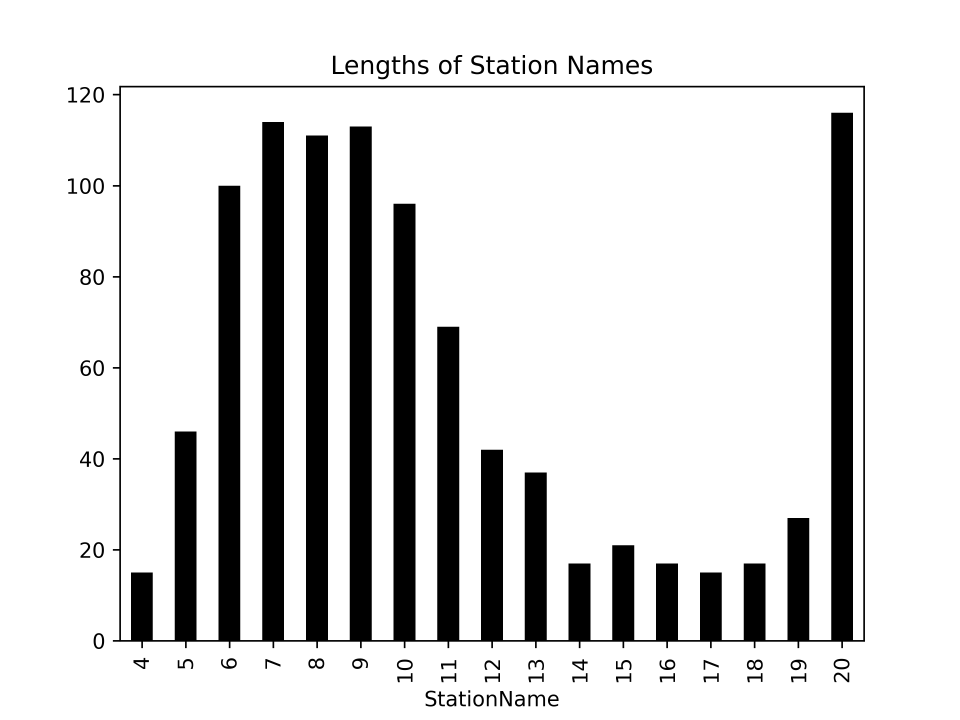
#> input picture img/(Ch01)Lengths of Station Names.png, 3840 x 2880 px, given in place of Konfuzius-1770.jpg, which was not available (shown at 1/4 size)
$ jupyter execute --allow-errors 03-Data_Ingestion-Other.ipynb   (shell and % lines are left out)   (text cells are left out)
#> lines starting #> are read from the running program, lines starting #| are printed output that depends on the picture; after the words box and inside, x2 and y2 are one past the last pixel; in counts of white or black regions, pixels touching at a corner belong together; pictures that were not available may be replaced by others from this repository, and a replacement may not be noted
### src/setup.py
import os
import io
import sys
import gzip
import re
import sqlite3
import dbm
from glob import glob
from datetime import datetime, date, timedelta
from pprint import pprint
from math import nan, inf, pi as π, e
import math
from random import seed, choice, randint, sample
from contextlib import contextmanager
from collections import namedtuple
from collections import Counter
from itertools import islice
from textwrap import fill
from dataclasses import dataclass, astuple, asdict, fields
import json
from jsonschema import validate, ValidationError
import simplejson
import requests
import numpy as np
import pandas as pd
from cycler import cycler
import matplotlib.pyplot as plt
from matplotlib.colors import ListedColormap
from matplotlib import cm
from matplotlib.patches import Polygon
from matplotlib.collections import PatchCollection
import seaborn as sns
import dask
import psycopg2
from sqlalchemy import create_engine

from sklearn.datasets import load_digits, load_breast_cancer
from sklearn.preprocessing import StandardScaler
from sklearn.preprocessing import MinMaxScaler
from sklearn.preprocessing import PolynomialFeatures
from sklearn.model_selection import train_test_split
from sklearn.neighbors import KNeighborsClassifier
from sklearn.ensemble import RandomForestClassifier
from sklearn.manifold import TSNE
from sklearn.preprocessing import PolynomialFeatures
from sklearn.feature_selection import RFECV, RFE

from pymongo import MongoClient

from IPython.display import Image as Show
import nltk

# Might use tokenization/stopwords
nltk.download('punkt', quiet=True)
#> (this line was passed over: nltk is not available in this run)
nltk.download('stopwords', quiet=True)
#> (this line was passed over: nltk is not available in this run)

# Do not display warnings
import warnings
warnings.simplefilter('ignore')

# Only show 8 rows from large DataFrame
pd.options.display.max_rows = 8
pd.options.display.min_rows = 8

# A bit of setup for monochrome book; not needed for most work
monochrome = (cycler('color', ['k', '0.5']) *
              cycler('linestyle', ['-', '-.', ':']))
plt.rcParams['axes.prop_cycle'] = monochrome
plt.rcParams['figure.dpi'] = 100
plt.rcParams['savefig.dpi'] = 600


# [23 lines left out: functions show_more_rows, connect_local, not called in this run]

# MongoDB conection
def connect_mongo():
    client = MongoClient(port=27017)
    return client


# Utility function
# [103 lines left out: functions random_phone, make_mongo_biz, make_dbm_biz, not called in this run]


def pprint_json(jstr):
    from json import dumps, loads
    print(dumps(loads(jstr),indent=2))


def print_err(err):
    print(err.__class__.__name__)
    print(fill(str(err)))


# [134 lines left out: functions not_valid, make_missing_pg, make_dask_data, dask_to_postgres, make_bad_amtrak, make_h5_hierarchy and 2 more, not called in this run]

# Load the digit data into namespace
digits = np.load('data/digits.npy')


# [28 lines left out: function show_digits, not called in this run]


kryptonite = pd.read_fwf('data/excited-kryptonite.fwf')

# [24 lines left out: function plot_kryptonite, not called in this run]

DTI = pd.DatetimeIndex
date_series = pd.Series(
            [-10, 1, 2, np.nan, 4],
            index=DTI(['2001-01-01',
                       '2001-01-05',
                       '2001-01-10',
                       '2001-02-01',
                       '2001-02-05']))


# [17 lines left out: function plot_filled_trend, not called in this run]


philly = 'data/philly_houses.json'
# [151 lines left out: functions make_philly_missing, make_cars, make_hair_lengths, add_typos, make_ssa_synthetic, not called in this run]

month_names = np.array("""
    January February March April May
    June July August September October
    November December""".split())

# [144 lines left out: functions make_birth_month, make_ssa_states, make_unscaled_features, plot_univariate_trends, read_glarp, get_digits, not called in this run]


grays10 = """
#000000 #DCDCDC #D3D3D3 #C0C0C0 #A9A9A9
#808080 #696969 #778899 #708090 #2F4F4F
""".split()

vivid = """
#476A2A #7851B8 #BD3430 #4A2D4E #875525
#A83683 #4E655E #853541 #3A3120 #535D8E
""".split()

# [17 lines left out: function plot_digits, not called in this run]

### 03-Data_Ingestion-Other.ipynb
[cell 1]
# # run as root in terminal
# Rscript -e 'install.packages("imager")'

#> (a cell that did not finish here is left out)

[cell 3]
# # run as root in the terminal
# apt install libx11-dev xorg-dev
# Rscript -e 'install.packages("imager")'

#> (a cell that did not finish here is left out)

[cell 5]
# Same string composed over two lines for layout
# XXXX substituted for actual ID because of discussed breakage
url2009 = ("https://en.wikipedia.org/w/index.php?"
           "title=2009_flu_pandemic&oldid=XXXX")

[cell 6]
headers = {
    'User-Agent': 'Mozilla/5.0 (Windows NT 10.0; Win64; x64; rv:58.0) Gecko/20100101 Firefox/58.0'
}

[cell 7]
url_http = ("https://en.wikipedia.org/w/index.php?"
            "title=List_of_HTTP_status_codes&oldid=947767948")

[cell 8]
import requests
#> (the rest of this cell did not finish here and is left out)

#> (a cell that did not finish here is left out)

[cell 10]
from bs4 import BeautifulSoup
#> (the rest of this cell did not finish here and is left out)

#> (a cell that did not finish here is left out)

[cell 12]
def find_dds_after(node):
    dds = []
    sib = node.next_sibling
    while True:     # Loop until a break
        # Last sibling within page section
        if sib is None:
            break
        # Text nodes have no element name
        elif not sib.name:
            sib = sib.next_sibling
            continue
        # A definition node
        if sib.name == 'dd':
            dds.append(sib)
            sib = sib.next_sibling
        # Finished <dd> the definition nodes
        else:
            break
    return dds

#> (a cell that did not finish here is left out)

[cell 14]
data = []
#> (the rest of this cell did not finish here and is left out)

#> (a cell that did not finish here is left out)

[cell 16]
# # run in terminal as root
# apt install lynx links

[cell 17]
# # run this in the terminal as root
# apt install poppler-utils

[cell 18]
from PIL import Image, ImageOps

#> (the rest of this cell did not finish here and is left out)

[cell 19]
# Courtesy name: Zhòngní (仲尼)
# "Kǒng Fūzǐ" (孔夫子) was coined by 16th century Jesuits
仲尼 = Image.open('img/Konfuzius-1770.jpg')
#> 仲尼 is the input picture: PIL image 3840x2880 RGBA; mean R, G, B, A 215.9, 215.9, 215.9, 255
#> (the rest of this cell did not finish here and is left out)

[cell 20]
# split the Confucius image into individual bands
source = 仲尼.split()
R, G, B = 0, 1, 2

# select regions where blue is less than 100
mask = source[B].point(lambda i: 255 if i < 100 else 0)
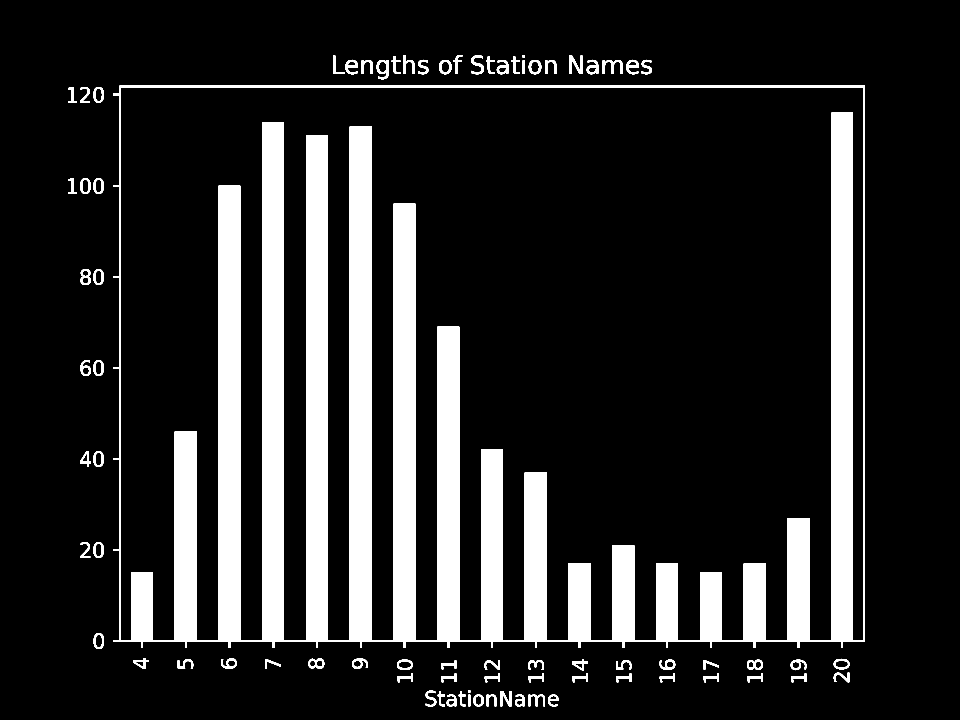
#> mask: PIL image 3840x2880 L (shown at 1/4 size); 15.4% white; 78 white regions, largest, box (x1, y1, x2, y2) and area: (452, 343, 3460, 2592) 1622640, (2276, 223, 2331, 296) 2031, (2411, 240, 2491, 296) 1819
source[R].paste(0, None, mask)
im = Image.merge(仲尼.mode, source)
im.save('img/(Ch03)Konfuzius-bluefilter.jpg')
ImageOps.scale(im, 0.5)

[cell 21]
ImageOps.scale(仲尼, 0.5)

[cell 22]
from PIL.ExifTags import TAGS

def get_exif(img):
    txtdata, bindata = dict(), dict()
    for tag_id in (exifdata := img.getexif()):
        # Lookup tag name from tag_id if available
        tag = TAGS.get(tag_id, tag_id)
        data = exifdata.get(tag_id)
        if isinstance(data, bytes):
            bindata[tag] = data
        else:
            txtdata[tag] = data
#> this loop made 0 passes
#> after the loop, bindata = 0 items; txtdata = 0 items
    return txtdata, bindata

[cell 23]
get_exif(仲尼)  # Zhòngní, i.e. Confucius

[cell 24]
# Could continue using multi-lingual variable names by
# choosing `Ленин`, `Ульянов` or `Мінск`
dqm = Image.open('img/DQM-with-Lenin-Minsk.jpg')
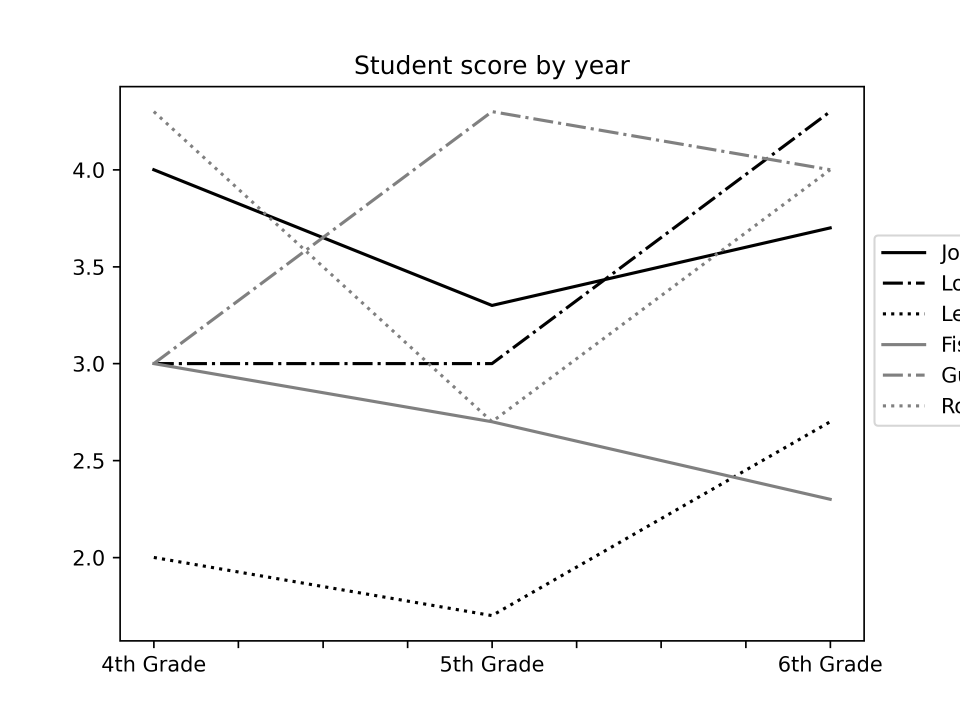
#> input picture img/(Ch01)Student score by year.png, 3840 x 2880 px, given in place of DQM-with-Lenin-Minsk.jpg, which was not available (shown at 1/4 size)
#> dqm is the input picture: PIL image 3840x2880 RGBA; mean R, G, B, A 249.1, 249.1, 249.1, 255
ImageOps.scale(dqm, 0.1)
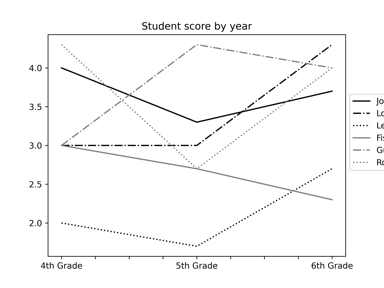
#> Out: PIL image 384x288 RGBA; mean R, G, B, A 248.8, 248.8, 248.8, 255

[cell 25]
txtdata, bindata = get_exif(dqm)
#> txtdata = 0 items; bindata = 0 items
txtdata
